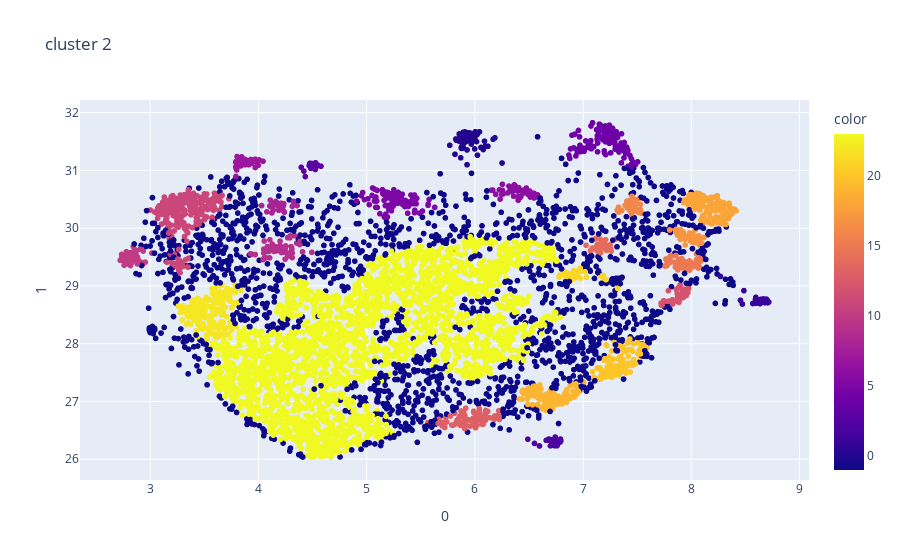

Notebook cell for this chart:
### Code cell
fig = px.scatter(umap_embeddings, x=0, y=1, color = cluster_2.labels_, title='cluster 2')
fig.show()

### Figure 1 — Plotly figure (JSON) as saved in the notebook; plotly's stock layout.template omitted (floating-point values rounded to 4 significant figures; data arrays with more than 128 entries replaced by an {"elided": "..."} marker saying what was removed)
{"data": [{"hovertemplate": "0=%{x}<br>1=%{y}<br>color=%{marker.color}<extra></extra>", "legendgroup": "", "marker": {"color": {"elided": "6511 int values"}, "coloraxis": "coloraxis", "symbol": "circle"}, "mode": "markers", "name": "", "showlegend": false, "type": "scattergl", "x": {"elided": "6511 float values"}, "xaxis": "x", "y": {"elided": "6511 float values"}, "yaxis": "y"}], "layout": {"coloraxis": {"colorbar": {"title": {"text": "color"}}, "colorscale": [[0, "#0d0887"], [0.1111, "#46039f"], [0.2222, "#7201a8"], [0.3333, "#9c179e"], [0.4444, "#bd3786"], [0.5556, "#d8576b"], [0.6667, "#ed7953"], [0.7778, "#fb9f3a"], [0.8889, "#fdca26"], [1, "#f0f921"]]}, "legend": {"tracegroupgap": 0}, "title": {"text": "cluster 2"}, "xaxis": {"anchor": "y", "domain": [0, 1], "title": {"text": "0"}}, "yaxis": {"anchor": "x", "domain": [0, 1], "title": {"text": "1"}}}}
